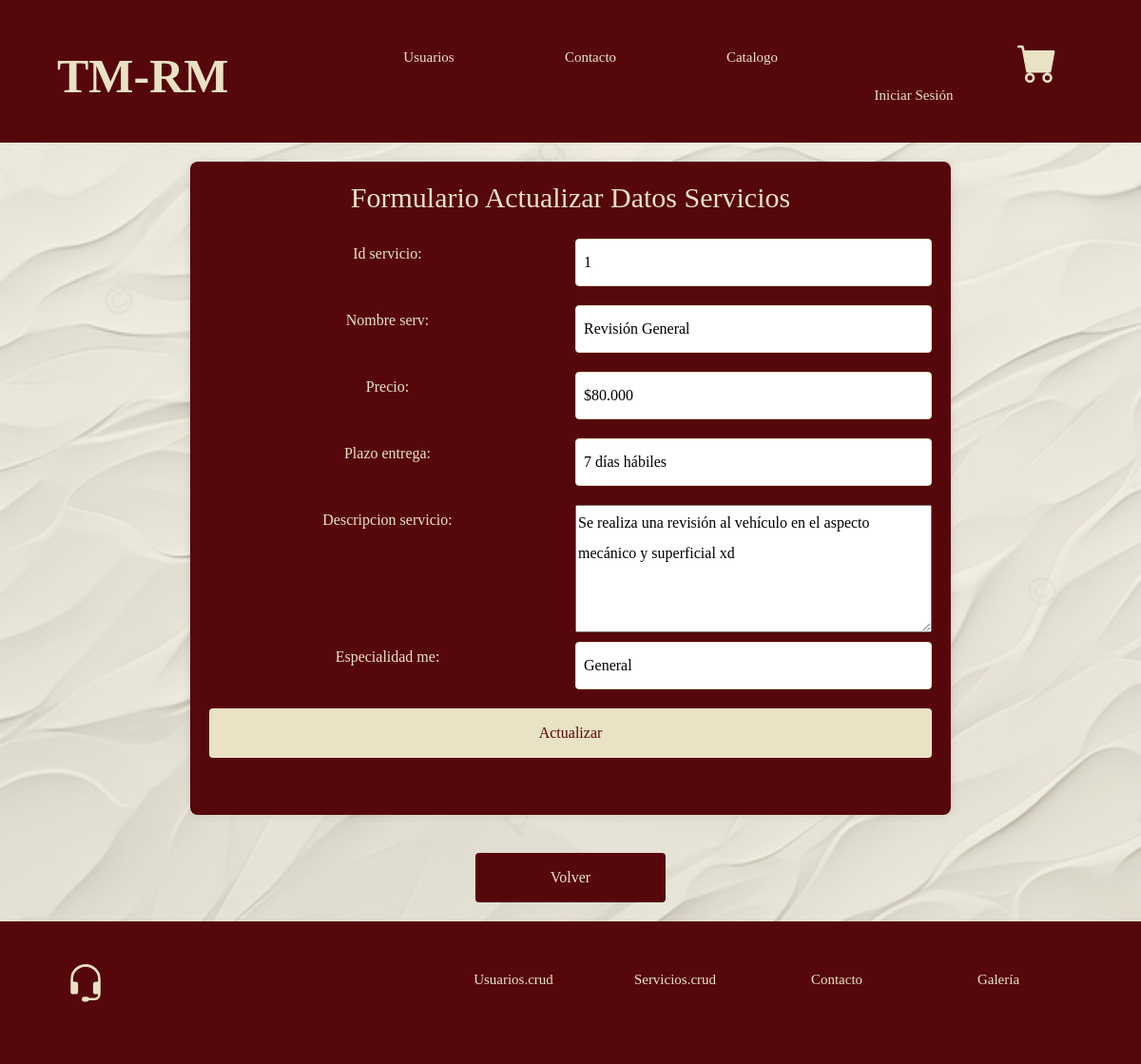
The app's page /servicio_edit/1 with its own data.
### taller1/models.py (models this page shows, shortened)
class Servicio(models.Model):
    id_servicio =  models.CharField(primary_key=True, max_length=10)
    nombre_serv =  models.CharField(max_length=20)
    precio = models.CharField(max_length=11)
    plazo_entrega = models.CharField(max_length=20)
    descripcion_servicio = models.CharField(max_length=500)
    especialidad_me = models.CharField(max_length=100, blank=True, null=True)

### taller1/views.py (the view)
# urls.py: path('servicio_edit/<str:pk>', views.servicio_edit, name='servicio_edit'),
def servicio_edit(request, pk):
    servicio = get_object_or_404(Servicio, id_servicio=pk)
    if request.method == "POST":
        form = ServicioForm(request.POST, instance=servicio)
        if form.is_valid():
            form.save()
            mensaje = "Bien, datos actualizados..."
            mensaje_tipo = "success"
        else:
            mensaje = "Error, datos no válidos."
            mensaje_tipo = "error"
        return render(request, 'taller1/servicio_edit.html', {'form': form, 'mensaje': mensaje, 'mensaje_tipo': mensaje_tipo})
    else:
        form = ServicioForm(instance=servicio)
        mensaje = ""
        mensaje_tipo = ""
    return render(request, 'taller1/servicio_edit.html', {'form': form, 'mensaje': mensaje, 'mensaje_tipo': mensaje_tipo})

### taller1/forms.py
class ServicioForm(forms.ModelForm):
    class Meta:
        model = Servicio
        fields = ['id_servicio', 'nombre_serv', 'precio', 'plazo_entrega', 'descripcion_servicio', 'especialidad_me']
        widgets = {
            'descripcion_servicio': forms.Textarea(attrs={'rows': 4, 'cols': 40}),
            'id_servicio': forms.TextInput(attrs={'readonly': 'readonly'}),
        }
    def __init__(self, *args, **kwargs):
        super().__init__(*args, **kwargs)

### taller1/templates/taller1/servicio_edit.html (shortened to what this page needs)
{% extends 'taller1/base.html' %}
{% load static %}
{% block content %}
<div class="contenedor_formulario">
    <div class="contenedor_form_agregar">
        <h2>Formulario Actualizar Datos Servicios</h2><br>
        <form class="form_agregar" method="POST">
            {{ form.as_table }}
            <input class="input_agregar" type="submit" value="Actualizar">
        </form>
        <br><br>
    </div>
</div>
<br>
<a style="display: block; width: 200px; margin: 0 auto; text-align: center; padding: 10px 20px; background-color: var(--ColorPrincipal); color: var(--colorSecundario); border-radius: 4px; text-decoration: none; font-size: 1.6rem;" class="btn_agregar" href="{% url 'servicio_list' %}">Volver</a><br>
{% endblock %}

### taller1/static/css/Styles.css (style rules this page uses)
:root { --ColorPrincipal: #56070C; --colorSecundario: #e9e2c4; --colorFormularioFondo: #56070ce0; --colorFormulario: #eae2c337; --fuenteHeading: 'Segoe UI', Tahoma, Geneva, Verdana, sans-serif --fuenteParrafos: 'Open Sans', sans-serif; }
html { box-sizing: border-box; font-size: 62.5%; }
*, *:before, *:after { box-sizing: inherit; }
body { font-family: var(--fuenteParrafos); font-size: 1rem; line-height: 2; margin: 0; background-image: url('/static/img/fondo2.png'); background-size: cover; background-attachment: fixed; }
a { text-decoration: none; }
h1, h2, h3, h4 { font-family: var(--fuenteHeading); line-height: 1.2; }
h2 { font-size: 3rem; }
.btn_agregar, .btn_form, .input_agregar { font-size: 2.1rem; background-color: var(--ColorPrincipal); color: var(--colorSecundario); font-family: var(--fuenteParrafos); padding: 1rem; transition: all 0.6s ease; }
.contenedor_formulario { display: flex; justify-content: center; width: 100%; gap: 10rem; }
.contenedor_form_agregar { background-color: var(--ColorPrincipal); padding: 2rem; border-radius: 0.8rem; box-shadow: 0 0 1rem rgba(0, 0, 0, 0.1); width: 80rem; margin: 2rem; text-align: center; color: var(--colorSecundario); }
.form_agregar { display: grid; grid-template-columns: 1fr 1fr; grid-template-rows: auto auto auto; grid-template-areas: "input1 input4" "input2 input6" "input3 input5" "button button"; gap: 1rem; font-size: 1.6rem; }
.form_agregar input[type="text"], .form_agregar input[type="email"], .form_agregar input[type="date"], .form_agregar input[type="textarea"], .form_agregar select { width: 100%; padding: 8px; margin-bottom: 10px; border: 1px solid var(--colorSecundario); border-radius: 4px; }
.input_agregar { background-color: var(--colorSecundario); color: var(--ColorPrincipal); width: 100%; padding: 10px; font-size: 1.6rem; border: none; border-radius: 4px; cursor: pointer; grid-column: span 2; }

### records on screen
Servicio: id_servicio "1", nombre_serv "Revisión General", precio "$80.000", plazo_entrega "7 días hábiles", descripcion_servicio "Se realiza una revisión al vehículo en el aspecto mecánico y superficial xd", especialidad_me "General"
